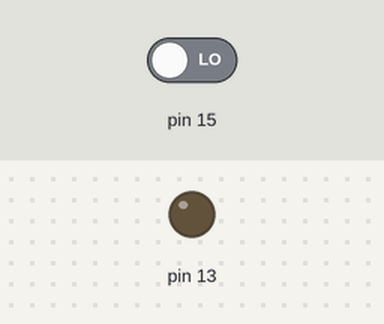
The program below on a simulated Arduino Uno, built with avr-gcc and run on an emulated ATmega328P. On the bench: output pins drawn as LEDs (lit = HIGH). The inputs (shaded band) are chosen by the test bench; at power-on: pin 15 LOW.

Above: at 0.8 s.
0.9 s: pin 15 driven HIGH
At 1.7 s:
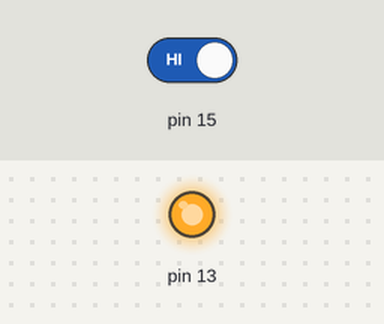
2.4 s: pin 15 driven LOW
At 2.9 s:
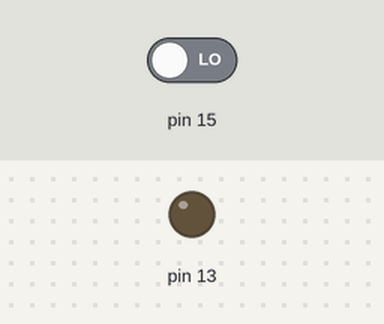
Timing chart, 0 to 5.4 s (numbered marks = the images above; inputs shaded):
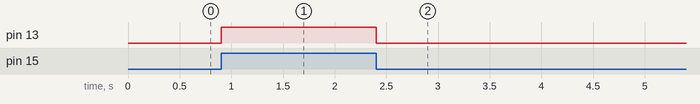

Measured:
- after the input at 0.9 s, pin 13: LOW → HIGH at once
- after the input at 2.4 s, pin 13: HIGH → LOW at once

The program:

main.c
```c
/*
* Author : Shirantha Madusanka (Software Engineering, University of Kelaniya, Sri Lanka)
* Date : 28/07/2019
* Divice : Arduino Uno - ATmega328p
* Purpose : Read inputs using C
*/

int buttonState = 0;

int main() {

   // Initialize the LED pin as an output:
  DDRB = DDRB | 0b100000; // pin 13

  // Initialize the pushbutton pin as an input:
  DDRC = DDRC & 0b111101; // pin A1

  while(1){

      // Cead the state of the pushbutton value
      buttonState = PINC & 0b000010;

      // Check if the pushbutton is pressed.
      if (buttonState) {
        PORTB = PORTB | 0b100000; // Turn LED on
      } else {
        PORTB = PORTB & 0b011111; // Turn LED off:
      }
  }
  return 0;
}
```
